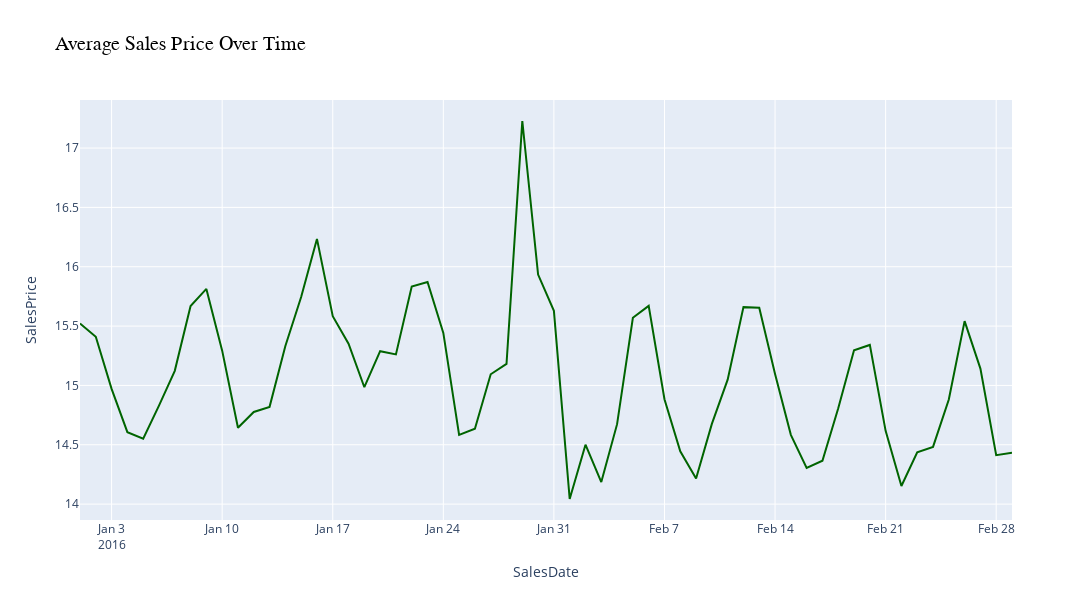

Here is the notebook cell this chart was saved with:
### Code cell
# Group the sales data by 'SalesDate' and calculate the mean of 'SalesPrice' for each date
avg_price_trend = sales.groupby('SalesDate').agg({'SalesPrice': 'mean'}).reset_index()

# Plot the average sales price trend over time using Plotly
fig = px.line(avg_price_trend, x='SalesDate', y='SalesPrice', title='Average Sales Price Over Time')

# Adjust figure size
fig.update_layout(width=1200, height=600)

# Customize line color
fig.update_traces(line=dict(color='darkgreen'))

# Make title bold using 'font' property
fig.update_layout(title={'text': 'Average Sales Price Over Time', 'font': {'size': 20, 'family': 'Arial', 'color': 'black'}})

# Show the plot
fig.show()

### Figure 1 — Plotly figure (JSON) as saved in the notebook; plotly's stock layout.template omitted (floating-point values rounded to 4 significant figures)
{"data": [{"hovertemplate": "SalesDate=%{x}<br>SalesPrice=%{y}<extra></extra>", "legendgroup": "", "line": {"color": "darkgreen", "dash": "solid"}, "marker": {"symbol": "circle"}, "mode": "lines", "name": "", "orientation": "v", "showlegend": false, "type": "scatter", "x": ["2016-01-01T00:00:00", "2016-01-02T00:00:00", "2016-01-03T00:00:00", "2016-01-04T00:00:00", "2016-01-05T00:00:00", "2016-01-06T00:00:00", "2016-01-07T00:00:00", "2016-01-08T00:00:00", "2016-01-09T00:00:00", "2016-01-10T00:00:00", "2016-01-11T00:00:00", "2016-01-12T00:00:00", "2016-01-13T00:00:00", "2016-01-14T00:00:00", "2016-01-15T00:00:00", "2016-01-16T00:00:00", "2016-01-17T00:00:00", "2016-01-18T00:00:00", "2016-01-19T00:00:00", "2016-01-20T00:00:00", "2016-01-21T00:00:00", "2016-01-22T00:00:00", "2016-01-23T00:00:00", "2016-01-24T00:00:00", "2016-01-25T00:00:00", "2016-01-26T00:00:00", "2016-01-27T00:00:00", "2016-01-28T00:00:00", "2016-01-29T00:00:00", "2016-01-30T00:00:00", "2016-01-31T00:00:00", "2016-02-01T00:00:00", "2016-02-02T00:00:00", "2016-02-03T00:00:00", "2016-02-04T00:00:00", "2016-02-05T00:00:00", "2016-02-06T00:00:00", "2016-02-07T00:00:00", "2016-02-08T00:00:00", "2016-02-09T00:00:00", "2016-02-10T00:00:00", "2016-02-11T00:00:00", "2016-02-12T00:00:00", "2016-02-13T00:00:00", "2016-02-14T00:00:00", "2016-02-15T00:00:00", "2016-02-16T00:00:00", "2016-02-17T00:00:00", "2016-02-18T00:00:00", "2016-02-19T00:00:00", "2016-02-20T00:00:00", "2016-02-21T00:00:00", "2016-02-22T00:00:00", "2016-02-23T00:00:00", "2016-02-24T00:00:00", "2016-02-25T00:00:00", "2016-02-26T00:00:00", "2016-02-27T00:00:00", "2016-02-28T00:00:00", "2016-02-29T00:00:00"], "xaxis": "x", "y": [15.52, 15.41, 14.97, 14.61, 14.55, 14.83, 15.12, 15.67, 15.81, 15.29, 14.64, 14.78, 14.82, 15.33, 15.74, 16.23, 15.58, 15.35, 14.98, 15.29, 15.26, 15.83, 15.87, 15.44, 14.58, 14.63, 15.09, 15.18, 17.23, 15.93, 15.63, 14.04, 14.5, 14.19, 14.67, 15.57, 15.67, 14.88, 14.45, 14.22, 14.68, 15.05, 15.66, 15.65, 15.1, 14.58, 14.31, 14.37, 14.81, 15.3, 15.34, 14.62, 14.15, 14.44, 14.48, 14.88, 15.54, 15.14, 14.41, 14.43], "yaxis": "y"}], "layout": {"height": 600, "legend": {"tracegroupgap": 0}, "title": {"font": {"color": "black", "family": "Arial", "size": 20}, "text": "Average Sales Price Over Time"}, "width": 1200, "xaxis": {"anchor": "y", "domain": [0, 1], "title": {"text": "SalesDate"}}, "yaxis": {"anchor": "x", "domain": [0, 1], "title": {"text": "SalesPrice"}}}}
